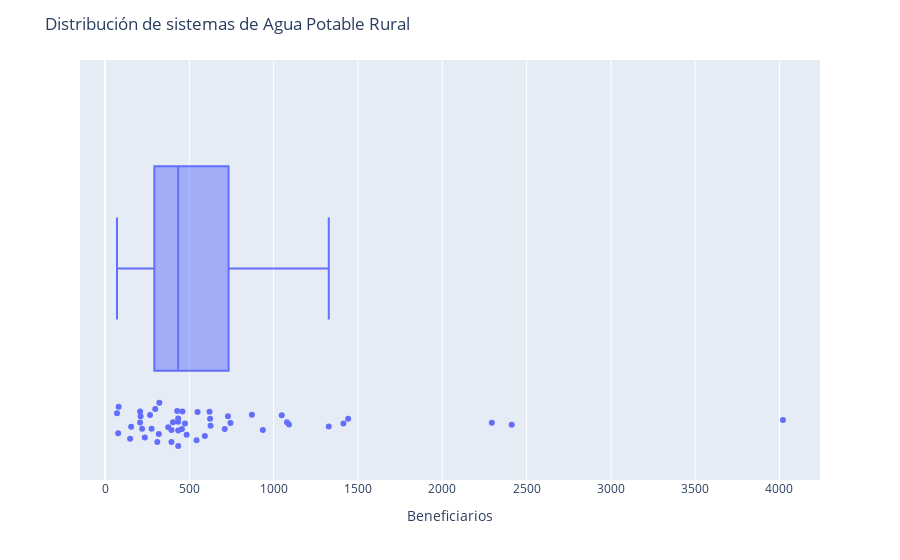

The code cell stored with this chart in its notebook:
### Markdown cell above
<a id='Análisis-de-beneficiarios'></a>
## Análisis de beneficiarios 👨👩👧

[Inicio ▲](#Indice)

### Code cell
df = px.data.tips()
fig = px.box(tabla, x="Beneficiarios", points="all")
fig.update_layout(title_text="Distribución de sistemas de Agua Potable Rural")
fig.show()

### Figure 1 — Plotly figure (JSON) as saved in the notebook; plotly's stock layout.template omitted (floating-point values rounded to 4 significant figures)
{"data": [{"alignmentgroup": "True", "boxpoints": "all", "hovertemplate": "Beneficiarios=%{x}<extra></extra>", "legendgroup": "", "marker": {"color": "#636efa"}, "name": "", "notched": false, "offsetgroup": "", "orientation": "h", "showlegend": false, "type": "box", "x": [322, 2294, 310, 1048, 4021, 459, 936, 1091, 1327, 549, 871, 543, 623, 434, 394, 428, 1079, 1442, 403, 220, 394, 319, 710, 155, 211, 1414, 474, 149, 208, 434, 592, 434, 729, 456, 298, 276, 375, 434, 208, 236, 71, 81, 78, 2412, 620, 267, 626, 744, 484], "x0": " ", "xaxis": "x", "y0": " ", "yaxis": "y"}], "layout": {"autosize": true, "boxmode": "group", "legend": {"tracegroupgap": 0}, "margin": {"t": 60}, "title": {"text": "Distribución de sistemas de Agua Potable Rural"}, "xaxis": {"anchor": "y", "autorange": true, "domain": [0, 1], "range": [-148.4, 4240.0], "title": {"text": "Beneficiarios"}, "type": "linear"}, "yaxis": {"anchor": "x", "autorange": true, "domain": [0, 1], "range": [-0.5138, 0.5], "type": "category"}}}
